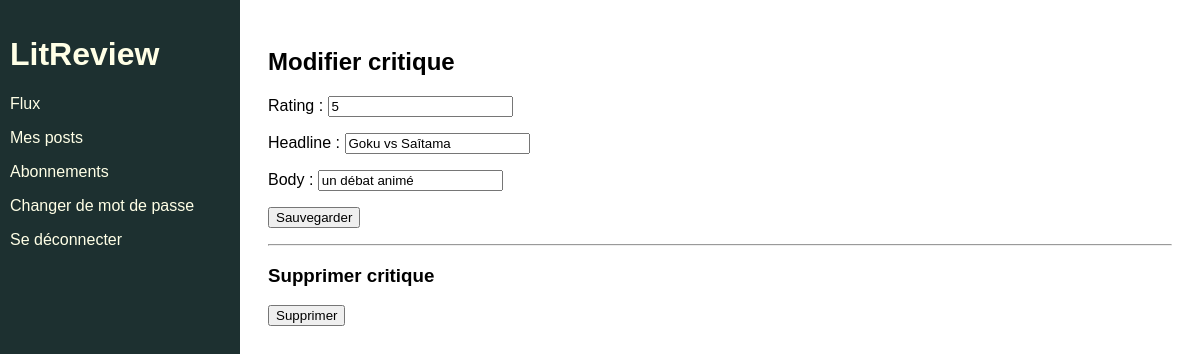
The app's page /review/11/edit (signed in) with its own data.
### review/models.py (models this page shows)
class Review(models.Model):
    ticket = models.ForeignKey(to=Ticket, on_delete=models.CASCADE)
    rating = models.PositiveSmallIntegerField(
        validators=[MinValueValidator(0), MaxValueValidator(5)]
    )
    headline = models.CharField(max_length=128)
    body = models.CharField(max_length=8192, blank=True)
    user = models.ForeignKey(to=settings.AUTH_USER_MODEL, on_delete=models.CASCADE)
    time_created = models.DateTimeField(auto_now_add=True)

### review/views.py (the view, shortened to what this page needs)
# urls.py: path("review/<int:review_id>/edit", review.views.edit_review, name="edit-review"),
@login_required
def edit_review(request, review_id):
    review = get_object_or_404(models.Review, id=review_id)
    edit_review = forms.CreateReviewForm(instance=review)
    delete_review = forms.DeleteReviewForm()
    context = {
        "edit_review": edit_review,
        "delete_review": delete_review,
    }
    return render(request, "review/edit_review.html", context=context)

### review/forms.py
class CreateReviewForm(forms.ModelForm):
    edit_review = forms.BooleanField(widget=forms.HiddenInput, initial=True)
    class Meta:
        model = models.Review
        fields = ["rating", "headline", "body"]

class DeleteReviewForm(forms.Form):
    delete_review = forms.BooleanField(widget=forms.HiddenInput, initial=True)

### review/templates/review/edit_review.html (shortened to what this page needs)
{% extends 'base.html' %}
{% block content %}
    <h2>Modifier critique</h2>
    <form method="post">
        {{ edit_review.as_p }}
        <button type="submit" >Sauvegarder</button>
    </form>
    <hr>
    <h3>Supprimer critique</h3>
    <form method="post">
        <button type="submit" >Supprimer</button>
    </form>
{% endblock content %}

### static/app.css (style rules this page uses)
html { font-family: Arial; }

### records on screen
Review: rating "5", headline "Goku vs Saîtama", body "un débat animé"
